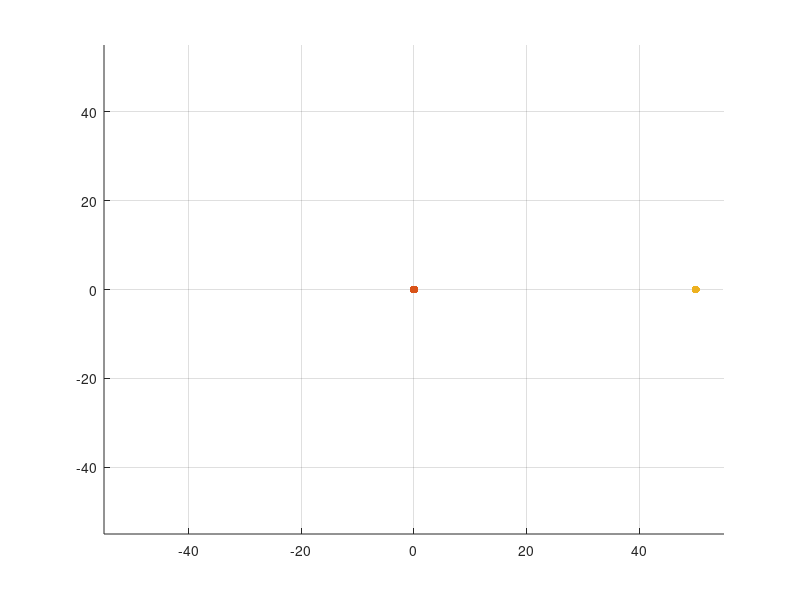

Write MATLAB code to recreate this figure.
xx = 50;
yy = 0;

rot = linspace(0,2*pi,250)
scatter(xx,yy,"filled",'r');
grid on 
xlim([45-100 155-100])
ylim([45-100 155-100])
hold on
scatter(0,0,"filled",'k');
h = scatter(xx,yy,'filled','b');
hold off 
for inc = 1:length(rot)
    xrot = (xx)*cos(rot(inc)) - (yy)*sin(rot(inc));
    yrot = (xx)*sin(rot(inc)) + (yy)*cos(rot(inc));
    set(h,'XData',xrot,'YData',yrot);
    drawnow
end
